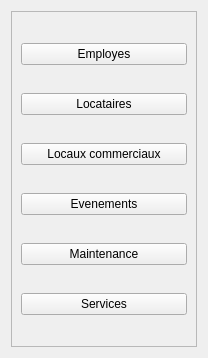
             <widget class="QWidget" name="page">
              <property name="geometry">
               <rect>
                <x>0</x>
                <y>0</y>
                <width>208</width>
                <height>358</height>
               </rect>
              </property>
              <attribute name="icon">
               <iconset>
                <normalon>../../../../equipe slim/Atelier_Connexion/Atelier_Connexion/icons/chevron-down.svg</normalon>
               </iconset>
              </attribute>
              <attribute name="label">
               <string>Menu 1</string>
              </attribute>
              <layout class="QVBoxLayout" name="verticalLayout_8">
               <item>
                <widget class="QFrame" name="frame_10">
                 <property name="frameShape">
                  <enum>QFrame::Shape::StyledPanel</enum>
                 </property>
                 <property name="frameShadow">
                  <enum>QFrame::Shadow::Raised</enum>
                 </property>
                 <layout class="QVBoxLayout" name="verticalLayout_9">
                  <item>
                   <widget class="QPushButton" name="pushButton_10">
                    <property name="styleSheet">
                     <string notr="true">font: 900 italic 10pt &quot;Segoe UI&quot;;</string>
                    </property>
                    <property name="text">
                     <string>Employes</string>
                    </property>
                   </widget>
                  </item>
                  <item>
                   <widget class="QPushButton" name="pushButton_13">
                    <property name="styleSheet">
                     <string notr="true">font: 900 italic 10pt &quot;Segoe UI&quot;;</string>
                    </property>
                    <property name="text">
                     <string>Locataires</string>
                    </property>
                   </widget>
                  </item>
                  <item>
                   <widget class="QPushButton" name="pushButton_11">
                    <property name="styleSheet">
                     <string notr="true">font: 900 italic 9pt &quot;Segoe UI&quot;;</string>
                    </property>
                    <property name="text">
                     <string>Locaux commerciaux</string>
                    </property>
                   </widget>
                  </item>
                  <item>
                   <widget class="QPushButton" name="pushButton_17">
                    <property name="styleSheet">
                     <string notr="true">font: 900 italic 10pt &quot;Segoe UI&quot;;</string>
                    </property>
                    <property name="text">
                     <string>Evenements</string>
                    </property>
                   </widget>
                  </item>
                  <item>
                   <widget class="QPushButton" name="pushButton_12">
                    <property name="styleSheet">
                     <string notr="true">font: 900 italic 10pt &quot;Segoe UI&quot;;</string>
                    </property>
                    <property name="text">
                     <string>Maintenance</string>
                    </property>
                   </widget>
                  </item>
                  <item>
                   <widget class="QPushButton" name="pushButton_16">
                    <property name="styleSheet">
                     <string notr="true">font: 900 italic 10pt &quot;Segoe UI&quot;;</string>
                    </property>
                    <property name="text">
                     <string>Services</string>
                    </property>
                   </widget>
                  </item>
                 </layout>
                </widget>
               </item>
              </layout>
             </widget>
